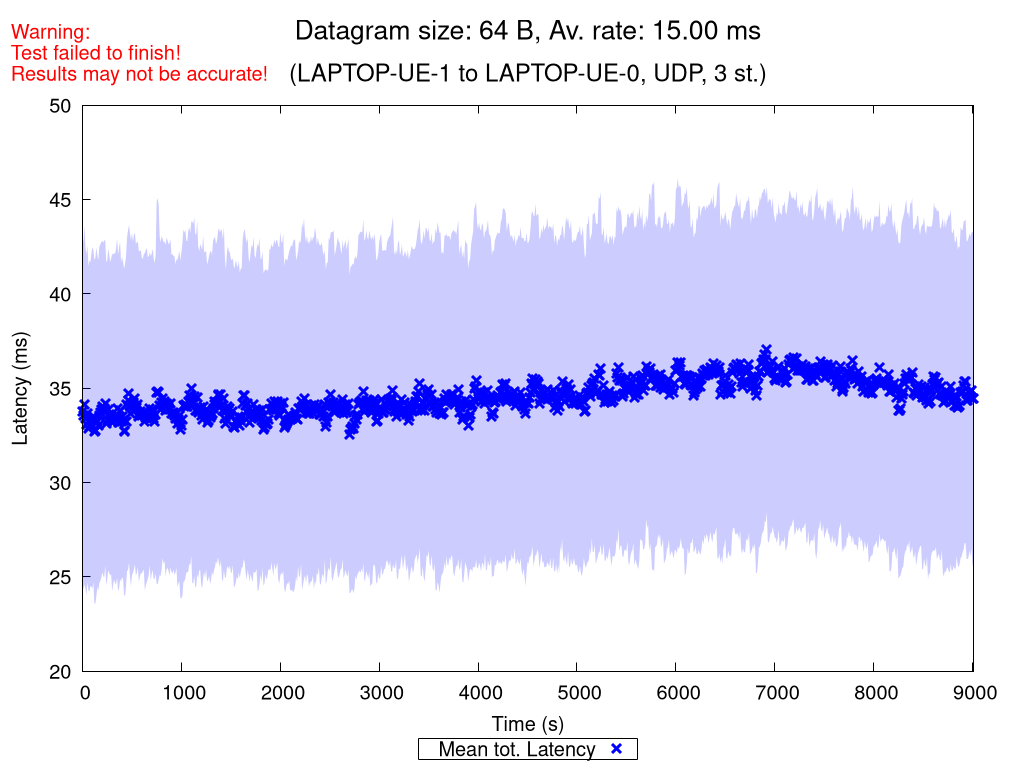

Here is the gnuplot script that generated this plot:
set terminal pngcairo nocrop enhanced size 1024,768 font "Verdana,15"
set output "UDP_3_st_2020_10_07_18-23-36_one2two_00064B.png"

set title "{/=20 Datagram size: 64 B, Av. rate: 15.00 ms}\n\n{/=18 (LAPTOP-UE-1 to LAPTOP-UE-0, UDP, 3 st.)}"
set label "Warning:\nTest failed to finish!\nResults may not be accurate!" at screen 0.01, screen 0.96 tc rgb "red"

set xlabel "Time (s)"
set ylabel "Latency (ms)"
set ytics nomirror
set key bmargin center horizontal box samplen 1 width -1
set bmargin 4.6
set rmargin 4.5

rf = 1.0  # rate factor
set style fill transparent solid 0.2 noborder
set autoscale xfix
plot "UDP_3_st_2020_10_07_18-23-36_one2two_00064B_iperf_processed.dat" using 1:($2/rf-$3/rf):($2/rf+$3/rf) with filledcurves lc rgb "blue" notitle, \
     "" using 1:($2/rf) with points pt 2 ps 1.5 lw 3 lc rgb "blue" title "Mean tot. Latency", \
